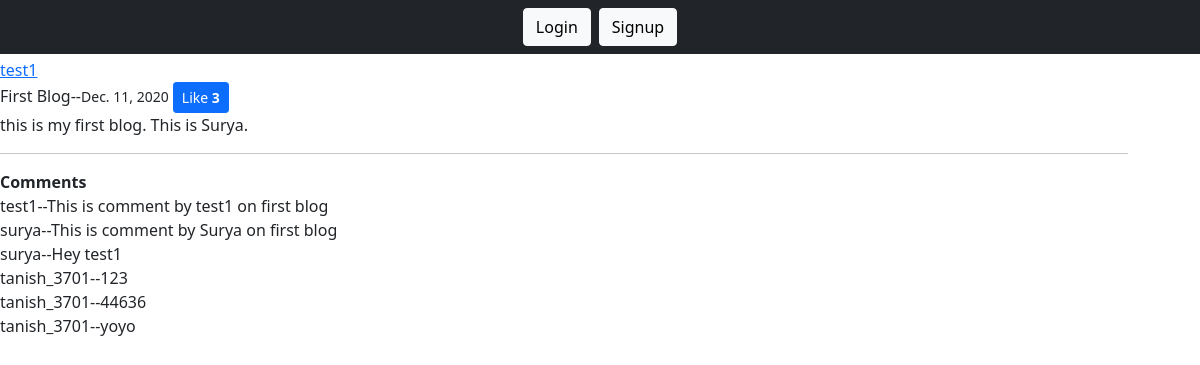
Screenshot of /blog/details/1 with the database file from the repository.
### blog/models.py (models this page shows, shortened)
class Post(models.Model):
    author=models.ForeignKey(User,on_delete=models.CASCADE)
    title=models.CharField(max_length=50)
    description=models.TextField(max_length=300)
    date=models.DateField(auto_now_add=True)
    like=models.ManyToManyField(User,related_name='blog_posts')

class Comment(models.Model):
    viewer = models.ForeignKey(User,on_delete=models.CASCADE)
    post = models.ForeignKey(Post,on_delete=models.CASCADE)
    body = models.CharField(max_length=100)

### blog/views.py (the view)
# urls.py: path('details/<int:postId>', views.details, name='details'),
def details(request,postId):
    post=Post.objects.get(pk=postId)
    comments=Comment.objects.filter(post=post)
    context={'post':post,'comments':comments}
    return render(request,'blog/details.html',context)

### blog/templates/blog/details.html (shortened to what this page needs)
{% extends 'blog/base.html' %}
{% block body %}
    {% if request.user.is_authenticated %}
    <a href="{% url 'userProfile' post.author %}">{{post.author}}</a>
    {% else %}
    <a href="{% url 'userProfileAnony' post.author %}">{{post.author}}</a>
    {% endif %}
    <br>
    {{post.title}}--<small>{{post.date}}</small>
    {% if request.user.is_authenticated %}
    <a href="{% url 'like' post.id %}" class="btn btn-primary btn-sm">Like <B>{{post.like.count}}</B></a>
    {% else %}
    <button class="btn btn-primary btn-sm">Like <B>{{post.like.count}}</B></button>
    {% endif %}
    <br>
    {{post.description}}
    <hr>
    <b>Comments</b><br>
    {% for comment in comments %}
        {{comment.viewer}}--{{comment.body}}
        <br>
    {% endfor %}
{% endblock body %}

### rows the page displays
Post: author "test1", title "First Blog", date "Dec. 11, 2020", like.count "3", description "this is my first blog. This is Surya."
Comment: viewer "test1", body "This is comment by test1 on first blog"
Comment: viewer "surya", body "This is comment by Surya on first blog"
Comment: viewer "surya", body "Hey test1"
Comment: viewer "tanish_3701", body "123"
Comment: viewer "tanish_3701", body "44636"
Comment: viewer "tanish_3701", body "yoyo"
